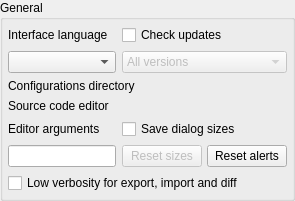
       <widget class="QGroupBox" name="general_gb">
        <property name="sizePolicy">
         <sizepolicy hsizetype="Expanding" vsizetype="Preferred">
          <horstretch>0</horstretch>
          <verstretch>0</verstretch>
         </sizepolicy>
        </property>
        <property name="minimumSize">
         <size>
          <width>0</width>
          <height>0</height>
         </size>
        </property>
        <property name="title">
         <string>General</string>
        </property>
        <property name="flat">
         <bool>false</bool>
        </property>
        <layout class="QGridLayout" name="gridLayout_8">
         <property name="leftMargin">
          <number>5</number>
         </property>
         <property name="topMargin">
          <number>5</number>
         </property>
         <property name="rightMargin">
          <number>5</number>
         </property>
         <property name="bottomMargin">
          <number>5</number>
         </property>
         <item row="2" column="0" colspan="2">
          <layout class="QVBoxLayout" name="source_editor_lt">
           <item>
            <widget class="QLabel" name="label_3">
             <property name="text">
              <string>Source code editor</string>
             </property>
            </widget>
           </item>
          </layout>
         </item>
         <item row="0" column="1">
          <layout class="QVBoxLayout" name="verticalLayout_2">
           <item>
            <widget class="QCheckBox" name="check_update_chk">
             <property name="sizePolicy">
              <sizepolicy hsizetype="Preferred" vsizetype="Fixed">
               <horstretch>0</horstretch>
               <verstretch>0</verstretch>
              </sizepolicy>
             </property>
             <property name="toolTip">
              <string>Check for new version on server at startup</string>
             </property>
             <property name="text">
              <string>Check updates</string>
             </property>
             <property name="checked">
              <bool>false</bool>
             </property>
            </widget>
           </item>
           <item>
            <widget class="QComboBox" name="check_versions_cmb">
             <property name="enabled">
              <bool>false</bool>
             </property>
             <property name="sizePolicy">
              <sizepolicy hsizetype="Preferred" vsizetype="Fixed">
               <horstretch>0</horstretch>
               <verstretch>0</verstretch>
              </sizepolicy>
             </property>
             <property name="iconSize">
              <size>
               <width>28</width>
               <height>28</height>
              </size>
             </property>
             <item>
              <property name="text">
               <string>All versions</string>
              </property>
             </item>
             <item>
              <property name="text">
               <string>Stable and beta versions</string>
              </property>
             </item>
             <item>
              <property name="text">
               <string>Stable version only</string>
              </property>
             </item>
            </widget>
           </item>
          </layout>
         </item>
         <item row="4" column="0" colspan="2">
          <widget class="QCheckBox" name="low_verbosity_chk">
           <property name="sizePolicy">
            <sizepolicy hsizetype="Expanding" vsizetype="Fixed">
             <horstretch>0</horstretch>
             <verstretch>0</verstretch>
            </sizepolicy>
           </property>
           <property name="toolTip">
            <string>&lt;p&gt;Reduces the verbosity of the export, import and diff process causing only key info messages and errors to be displayed. This option causes less rendering operations to be performed when displaying progress messages and, as a consequence, it makes these processes run faster.&lt;/p&gt;</string>
           </property>
           <property name="statusTip">
            <string/>
           </property>
           <property name="text">
            <string>Low verbosity for export, import and diff </string>
           </property>
          </widget>
         </item>
         <item row="1" column="0" colspan="2">
          <layout class="QVBoxLayout" name="confs_dir_lt">
           <item>
            <widget class="QLabel" name="label_2">
             <property name="text">
              <string>Configurations directory</string>
             </property>
            </widget>
           </item>
          </layout>
         </item>
         <item row="0" column="0">
          <layout class="QVBoxLayout" name="ui_lang_lt">
           <item>
            <widget class="QLabel" name="label_5">
             <property name="text">
              <string>Interface language</string>
             </property>
             <property name="buddy">
              <cstring>custom_page_sz_grp</cstring>
             </property>
            </widget>
           </item>
           <item>
            <widget class="QComboBox" name="ui_language_cmb">
             <property name="toolTip">
              <string>Overrides the default user interface language defined by the system. Requires restarting the program. &lt;strong&gt;NOTE:&lt;/strong&gt; UI translations are third party collaborations thus any typo or mistake should be reported directly to their respective maintainers.</string>
             </property>
             <property name="statusTip">
              <string/>
             </property>
             <property name="sizeAdjustPolicy">
              <enum>QComboBox::SizeAdjustPolicy::AdjustToContentsOnFirstShow</enum>
             </property>
             <property name="iconSize">
              <size>
               <width>28</width>
               <height>28</height>
              </size>
             </property>
            </widget>
           </item>
          </layout>
         </item>
         <item row="3" column="1">
          <layout class="QVBoxLayout" name="verticalLayout">
           <item>
            <widget class="QCheckBox" name="save_restore_geometry_chk">
             <property name="sizePolicy">
              <sizepolicy hsizetype="Preferred" vsizetype="Fixed">
               <horstretch>0</horstretch>
               <verstretch>0</verstretch>
              </sizepolicy>
             </property>
             <property name="text">
              <string>Save dialog sizes</string>
             </property>
            </widget>
           </item>
           <item>
            <layout class="QHBoxLayout" name="horizontalLayout_6">
             <property name="spacing">
              <number>5</number>
             </property>
             <item>
              <widget class="QPushButton" name="reset_sizes_btn">
               <property name="enabled">
                <bool>false</bool>
               </property>
               <property name="sizePolicy">
                <sizepolicy hsizetype="Fixed" vsizetype="Preferred">
                 <horstretch>0</horstretch>
                 <verstretch>0</verstretch>
                </sizepolicy>
               </property>
               <property name="maximumSize">
                <size>
                 <width>16777215</width>
                 <height>16777215</height>
                </size>
               </property>
               <property name="focusPolicy">
                <enum>Qt::FocusPolicy::StrongFocus</enum>
               </property>
               <property name="toolTip">
                <string>Reset the dialogs sizes and positions to their default values.</string>
               </property>
               <property name="text">
                <string>Reset sizes</string>
               </property>
               <property name="icon">
                <iconset resource="../../res/resources.qrc">
                 <normaloff>:/icons/icons/resetsizes.png</normaloff>:/icons/icons/resetsizes.png</iconset>
               </property>
               <property name="iconSize">
                <size>
                 <width>25</width>
                 <height>25</height>
                </size>
               </property>
              </widget>
             </item>
             <item>
              <widget class="QPushButton" name="reset_alerts_choices_btn">
               <property name="enabled">
                <bool>true</bool>
               </property>
               <property name="sizePolicy">
                <sizepolicy hsizetype="Fixed" vsizetype="Preferred">
                 <horstretch>0</horstretch>
                 <verstretch>0</verstretch>
                </sizepolicy>
               </property>
               <property name="maximumSize">
                <size>
                 <width>16777215</width>
                 <height>16777215</height>
                </size>
               </property>
               <property name="focusPolicy">
                <enum>Qt::FocusPolicy::StrongFocus</enum>
               </property>
               <property name="toolTip">
                <string>&lt;p&gt;Reset alert statuses/choices regarding the unsaved models, the open SQL execution tabs, and the usage of the disambiguation convention for duplicated object names.&lt;/p&gt;</string>
               </property>
               <property name="text">
                <string>Reset alerts</string>
               </property>
               <property name="icon">
                <iconset resource="../../res/resources.qrc">
                 <normaloff>:/icons/icons/resetalerts.png</normaloff>:/icons/icons/resetalerts.png</iconset>
               </property>
               <property name="iconSize">
                <size>
                 <width>25</width>
                 <height>25</height>
                </size>
               </property>
              </widget>
             </item>
            </layout>
           </item>
          </layout>
         </item>
         <item row="3" column="0">
          <layout class="QVBoxLayout" name="editor_args_lt">
           <item>
            <widget class="QLabel" name="label_4">
             <property name="text">
              <string>Editor arguments</string>
             </property>
            </widget>
           </item>
           <item>
            <widget class="QLineEdit" name="source_editor_args_edt">
             <property name="sizePolicy">
              <sizepolicy hsizetype="Preferred" vsizetype="Fixed">
               <horstretch>0</horstretch>
               <verstretch>0</verstretch>
              </sizepolicy>
             </property>
             <property name="toolTip">
              <string/>
             </property>
             <property name="readOnly">
              <bool>false</bool>
             </property>
             <property name="clearButtonEnabled">
              <bool>true</bool>
             </property>
            </widget>
           </item>
          </layout>
         </item>
        </layout>
       </widget>
